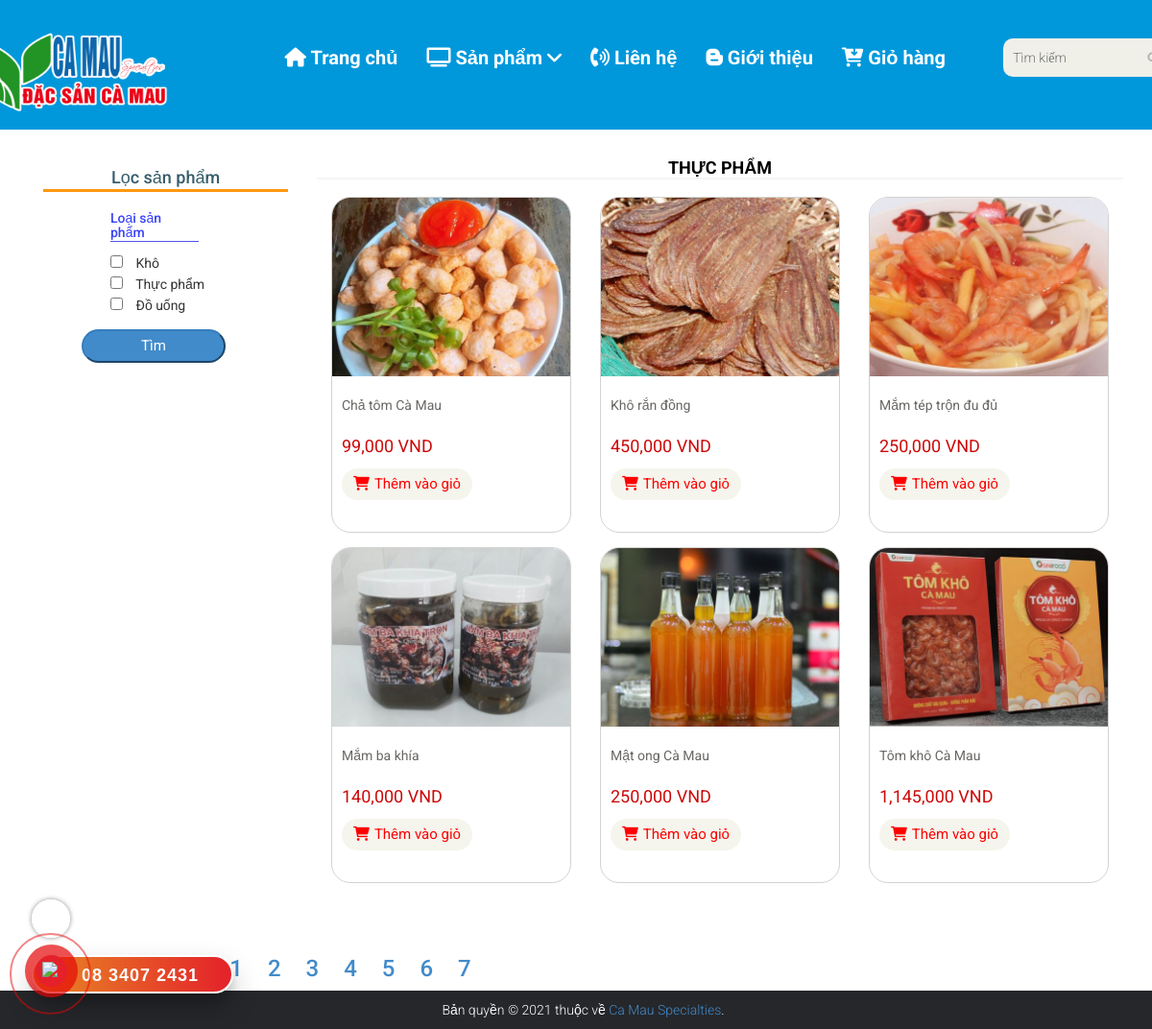
Page /cate.php?type_id=7 on the committed database.
### tables this page shows
CREATE TABLE `protypes` (
  `type_id` int(11) NOT NULL,
  `type_name` varchar(100) NOT NULL
);

CREATE TABLE `products` (
  `ID` int(11) NOT NULL,
  `name` varchar(100) DEFAULT NULL,
  `manu_id` int(11) DEFAULT NULL,
  `type_id` int(11) DEFAULT NULL,
  `price` int(11) NOT NULL,
  `pro_image` varchar(150) DEFAULT NULL,
  `description` text NOT NULL,
  `soluong` int(11) NOT NULL,
  `feature` tinyint(4) NOT NULL,
  `created_at` timestamp NOT NULL DEFAULT current_timestamp() ON UPDATE current_timestamp(),
  `nsx` datetime DEFAULT NULL,
  `hsd` datetime DEFAULT NULL
);

### cate.php (the view, shortened to what the rows shown need)
<?php
if (isset($_GET['manu_id']) || isset($_GET['type_id']) || isset($_GET['brands']) || isset($_GET['protypes'])) {
?>
    <!DOCTYPE html>
    <html lang="en">
    <?php require "./form/head.php"; ?>
    <body>
        <?php
        $perPage = 6;
        $page = $_GET['page'];
        ?>
        <section>
            <div class="container">
                <div class="row">
                    <div class="col-sm-3">
                        <div class="filter_products" style="padding-top: 30px;">
                            <form action="" method="GET">
                                <div class="filter_manu">
                                    <div class="card-filter-body">
                                        <h4 style="color:#365d6c;text-align: center;">Lọc sản phẩm</h4>
                                        <hr style="margin-top:-8px;border-top: 3px solid #FE980F;">
                                        <?php
                                        $con = mysqli_connect("localhost", "root", "", "nhomnoname", "3325", 'utf8_general_ci');
                                        mysqli_set_charset($con, 'UTF8');
                                        $brand_query = "SELECT * FROM manufactures";
                                        $brand_query_run = mysqli_query($con, $brand_query);
                                        $pro_query = "SELECT * FROM protypes";
                                        $pro_query_run = mysqli_query($con, $pro_query);
                                        if (mysqli_num_rows($brand_query_run) > 0 && mysqli_num_rows($pro_query_run) > 0) {
                                        ?>
                                            <h5 style="color: #3742fa;width: 36%;border-bottom: 1px double #5352ed;margin-left: 70px;">Loại
                                                sản phẩm</h5> <?php
                                                                foreach ($pro_query_run as $proList) {
                                                                ?>
                                                <div>
                                                    <input style="margin-left: 70px;margin-right: 10px;" type="checkbox" name="protypes[]" value="<?= $proList['type_id']; ?>">
                                                    <?= $proList['type_name']; ?>
                                                </div>
                                        <?php
                                                                }
                                                            } else {
                                                                echo "Not found branch";
                                                            }
                                        ?>
                                    </div>
                                </div>
                            </form>
                        </div>
                    </div>
                    <div class="col-sm-9 padding-right">
                        <div class="features_items">
                            <?php
                            if (isset($_GET['type_id'])) {
                                $type_id = $_GET['type_id'];
                                $total = count($product->getProductsByType_ID($type_id));
                                foreach ($product->getProductsByType_IDByPage($page, $perPage, $type_id) as $value) { ?>
                                    <h2 class="title text-center"><?php echo $value['type_name'];
                                                                    break;
                                                                } ?></h2>
                                    <?php foreach ($product->getProductsByType_IDByPage($page, $perPage, $type_id) as $value) { ?>
                                        <div class="col-sm-4">
                                            <div class="product-image-wrapper">
                                                <div class="single-products">
                                                    <div class="productinfo text-center">
                                                        <a href="detail.php?id=<?php echo $value['ID'] ?>">
                                                            <img class="img-fluid img-products" src="images/<?php echo $value['pro_image'] ?>" alt="" />
                                                            <p class="title-products"><?php echo $value['name'] ?></p>
                                                            <p class="price-products"><?php echo number_format($value['price']) ?> VND
                                                            </p>
                                                            <a href="cart.php?id=<?php echo $value['ID'] ?>" class="btn btn-default add-to-cart"><i class="fa fa-shopping-cart"></i>Thêm vào giỏ</a>
                                                        </a>
                                                    </div>
                                                </div>
                                            </div>
                                        </div>
                                    <?php }
                                } else if (isset($_GET['manu_id'])) {
                                    $manu_id = $_GET['manu_id'];
                                    $total = count($product->getProductsByManu_ID($manu_id));
                                    foreach ($product->getProductsByManu_IDByPage($page, $perPage, $manu_id) as $value) { ?>
                                        <h2 class="title text-center"><?php echo $value['manu_name'];
                                                                        break;
                                                                    } ?></h2>
                                        <?php foreach ($product->getProductsByManu_IDByPage($page, $perPage, $manu_id) as $value) { ?>
                                            <div class="col-sm-4">
                                                <div class="product-image-wrapper">
                                                    <div class="single-products">
                                                        <div class="productinfo text-center" style="height:360px">
                                                            <a href="detail.php?id=<?php echo $value['ID'] ?>">
                                                                <img class="img-fluid img-products" src="images/<?php echo $value['pro_image'] ?>" alt="" />
                                                                <p class="title-products "><?php echo $value['name'] ?></p>
                                                                <p class="price-products"><?php echo number_format($value['price']) ?> VND
                                                                </p>
                                                                <a href="cart.php?id=<?php echo $value['ID'] ?>" class="btn btn-default add-to-cart"><i class="fa fa-shopping-cart"></i>Thêm vào giỏ</a>
                                                            </a>
                                                        </div>
                                                    </div>
                                                </div>
                                            </div>
                                        <?php }
                                    } else if (isset($_GET['brands'])) {
                                        ?>
                                        <div style="padding-left:10px">
                                            <h3>Sản phẩm</h3> <br>
                                            <hr style="margin-top:0px">
                                        </div>
                                        <?php
                                        if (isset($_GET['brands'])) {
                                            $branchecked = [];
                                            $branchecked = $_GET['brands'];
                                            foreach ($branchecked as $rowbrand) {
                                                $products = "SELECT * FROM products WHERE manu_id IN ($rowbrand)";
                                                $products_run = mysqli_query($con, $products);
                                                if (mysqli_num_rows($products_run) > 0) {
                                                    foreach ($products_run as $proditems) :
                                        ?>
                                                        <div class="col-sm-4">
                                                            <div class="product-image-wrapper">
                                                                <div class="single-products">
                                                                    <div class="productinfo text-center" style="height:360px">
                                                                        <a href="detail.php?id=<?php echo $proditems['ID'] ?>">
                                                                            <img class="img-fluid img-products" src="images/<?php echo $proditems['pro_image'] ?>" alt="" />
                                                                            <p class="title-products "><?php echo $proditems['name'] ?></p>
                                                                            <p class="price-products"><?php echo number_format($proditems['price']) ?>
                                                                                VND
                                                                            </p>
                                                                            <a href="cart.php?id=<?php echo $proditems['ID'] ?>" class="btn btn-default add-to-cart"><i class="fa fa-shopping-cart"></i>Thêm vào giỏ</a>
                                                                        </a>
                                                                    </div>
                                                                </div>
                                                            </div>
                                                        </div>
                                                    <?php
                                                    endforeach;
                                                }
                                            }
                                        } else {
                                            $products = "SELECT * FROM products";
                                            $products_run = mysqli_query($con, $products);
                                            if (mysqli_num_rows($products_run) > 0) {
                                                foreach ($products_run as $proditems) :
                                                    ?>
                                                    <div class="col-md-4 mt-3">
                                                        <div class="border p-2">
                                                            <h6><?= $proditems['manu_name']; ?></h6>
                                                        </div>
                                                    </div>
                                        <?php
                                                endforeach;
                                            } else {
                                                echo "No Items Found";
                                            }
                                        }
                                    } else if (isset($_GET['protypes'])) {
                                        ?>
                                        <div style="padding-left:10px">
                                            <h3>Sản phẩm</h3> <br>
                                            <hr style="margin-top:0px">
                                        </div>
                                        <?php
                                        if (isset($_GET['protypes'])) {
                                            $branchecked = [];
                                            $branchecked = $_GET['protypes'];
                                            foreach ($branchecked as $rowbrand) {
                                                $products = "SELECT * FROM products WHERE type_id IN ($rowbrand)";
                                                $products_run = mysqli_query($con, $products);
                                                if (mysqli_num_rows($products_run) > 0) {
                                                    foreach ($products_run as $proditems) :
                                        ?>
                                                        <div class="col-sm-4">
                                                            <div class="product-image-wrapper">
                                                                <div class="single-products">
                                                                    <div class="productinfo text-center" style="height:360px">
                                                                        <a href="detail.php?id=<?php echo $proditems['ID'] ?>">
                                                                            <img class="img-fluid img-products" src="images/<?php echo $proditems['pro_image'] ?>" alt="" />
                                                                            <p class="title-products "><?php echo $proditems['name'] ?></p>
                                                                            <p class="price-products"><?php echo number_format($proditems['price']) ?>
                                                                                VND
                                                                            </p>
                                                                            <a href="cart.php?id=<?php echo $proditems['ID'] ?>" class="btn btn-default add-to-cart"><i class="fa fa-shopping-cart"></i>Thêm vào giỏ</a>
                                                                        </a>
                                                                    </div>
                                                                </div>
                                                            </div>
                                                        </div>
                                                    <?php
                                                    endforeach;
                                                }
                                            }
                                        } else {
                                            $products = "SELECT * FROM products";
                                            $products_run = mysqli_query($con, $products);
                                            if (mysqli_num_rows($products_run) > 0) {
                                                foreach ($products_run as $proditems) :
                                                    ?>
                                                    <div class="col-md-4 mt-3">
                                                        <div class="border p-2">
                                                            <h6><?= $proditems['manu_name']; ?></h6>
                                                        </div>
                                                    </div>
                                    <?php
                                                endforeach;
                                            } else {
                                                echo "No Items Found";
                                            }
                                        }
                                    } ?>
                                    <ul class="pagination col-sm-12">
                        </div>
                    </div>
                </div>
            </div>
        </section>
    </body>
    </html>
<?php
} else {
}
?>

### rows in the picture
protypes: type_name "Khô"
protypes: type_name "Thực phẩm"
protypes: type_name "Đồ uống"
products: type.type_name "THỰC PHẨM", pro_image (picture), name "Chả tôm Cà Mau", price "99,000"
products: pro_image (picture), name "Khô rắn đồng", price "450,000"
products: pro_image (picture), name "Mắm tép trộn đu đủ", price "250,000"
products: pro_image (picture), name "Mắm ba khía", price "140,000"
products: pro_image (picture), name "Mật ong Cà Mau", price "250,000"
products: pro_image (picture), name "Tôm khô Cà Mau", price "1,145,000"
